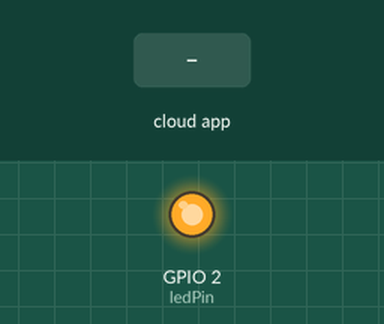
Simulated run of this sketch. Board: ESP8266 (NodeMCU). Parts: output pins drawn as LEDs (lit = HIGH). The test bench sets the inputs (shaded band). WiFi joins after 1.5 s; servers stay silent unless stated; random numbers use the default seed unless the sketch sets one; the Firebase database answers and starts empty; what the sketch prints to the serial monitor is not drawn.

Above: at 2.7 s.
2.8 s: the phone or cloud app sets state to 1
At 4.3 s:
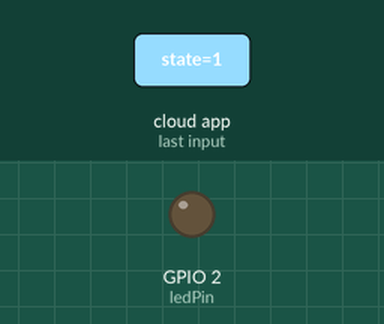
4.6 s: the phone or cloud app sets state to 0
At 6.6 s:
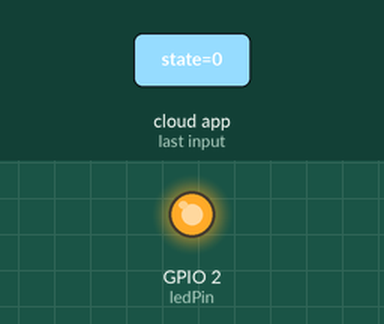
Timing chart, 0 to 8.1 s (numbered marks = the images above; inputs shaded):
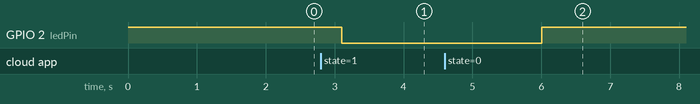

The sketch:

ESP_Firebase.ino
```cpp
#include <ESP8266WiFi.h>
#include <FirebaseESP8266.h>

#define WIFI_SSID "your_SSID"
#define WIFI_PASSWORD "your_PASSWORD"
#define FIREBASE_HOST "your_firebase_host"
#define FIREBASE_AUTH "your_firebase_auth"

FirebaseData firebaseData;
FirebaseAuth auth;
FirebaseConfig config;

const int ledPin = 2; // Onboard LED pin

void setup() {
  Serial.begin(115200);
  pinMode(ledPin, OUTPUT);
  digitalWrite(ledPin, HIGH); // Ensure LED is off at startup (Active LOW)

  WiFi.begin(WIFI_SSID, WIFI_PASSWORD);
  Serial.print("Connecting to WiFi");

  while (WiFi.status() != WL_CONNECTED) {
    delay(500);
    Serial.print(".");
  }
  Serial.println(" Connected!");

  config.host = FIREBASE_HOST;
  config.signer.tokens.legacy_token = FIREBASE_AUTH;
  Firebase.begin(&config, &auth);
  Firebase.reconnectWiFi(true);
}

void loop() {
  if (Firebase.getInt(firebaseData, "/led/state")) {
    int ledState = firebaseData.to<int>();
    Serial.print("LED State: ");
    Serial.println(ledState == 1 ? "ON" : "OFF");

    digitalWrite(ledPin, ledState == 1 ? LOW : HIGH); // Control onboard LED (Active LOW)
  } else {
    Serial.print("Error: ");
    Serial.println(firebaseData.errorReason());
  }

  // Generate random temperature and humidity values
  int temperature = random(20, 35); // Random temperature between 20°C and 35°C
  int humidity = random(30, 70);    // Random humidity between 30% and 70%

  // Send random data to Firebase
  Firebase.setInt(firebaseData, "/sensor/temperature", temperature);
  Firebase.setInt(firebaseData, "/sensor/humidity", humidity);

  // Display values on Serial Monitor
  Serial.print("Temperature: ");
  Serial.print(temperature);
  Serial.print("°C, Humidity: ");
  Serial.print(humidity);
  Serial.println("%");

  delay(1000); // Real-time like behavior with 1-second interval
}
```

Measured:
- after the input at 2.8 s, GPIO 2 (ledPin): HIGH → LOW after 0.30 s
- after the input at 4.6 s, GPIO 2 (ledPin): LOW → HIGH after 1.4 s
